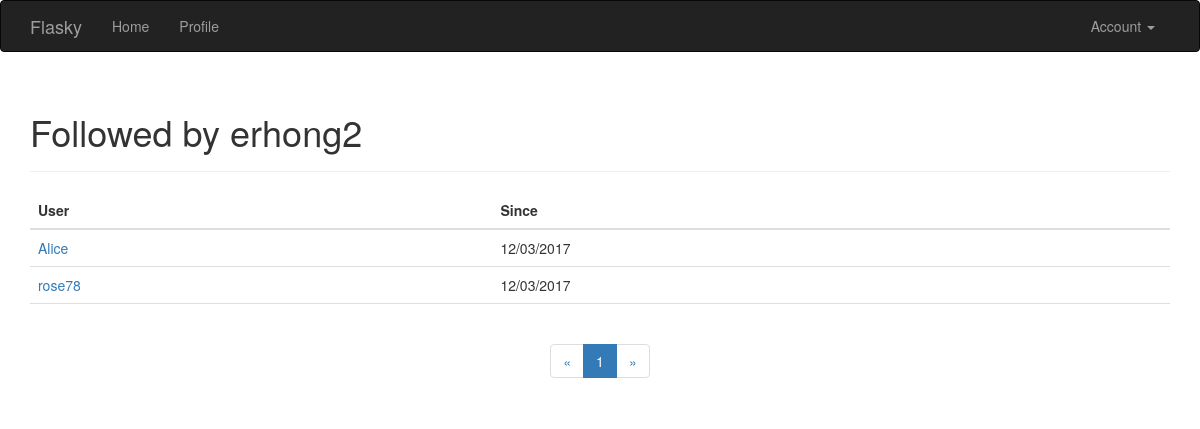
/followed_by/erhong2 (signed in), run on the app's committed database.
### app/models.py (models this page shows, shortened)
class User(UserMixin, db.Model):
    __tablename__ = 'users'
    id = db.Column(db.Integer, primary_key=True)
    email = db.Column(db.String(64), unique=True, index=True)
    username = db.Column(db.String(32), unique=True, index=True)
    password_hash = db.Column(db.String(128))
    confirmed = db.Column(db.Boolean, default=False)
    name = db.Column(db.String(64))
    location = db.Column(db.String(64))
    about_me = db.Column(db.Text())
    member_since = db.Column(db.DateTime(), default=datetime.utcnow)
    last_seen = db.Column(db.DateTime(), default=datetime.utcnow)
    role_id = db.Column(db.Integer, db.ForeignKey('roles.id'))
    posts = db.relationship('Post', backref='author', lazy='dynamic')
    followed = db.relationship('Follow',
                                foreign_keys=[Follow.follower_id],
                                backref=db.backref('follower', lazy='joined'),
                                lazy='dynamic',
                                cascade='all, delete-orphan')
    followers = db.relationship('Follow',
                                foreign_keys=[Follow.followed_id],
                                backref=db.backref('followed', lazy='joined'),
                                lazy='dynamic',
                                cascade='all, delete-orphan')
    comments = db.relationship('Comment', backref='author', lazy='dynamic')
    def ping(self):
        self.last_seen = datetime.utcnow()
        db.session.add(self)
    @property
    def password(self):
        raise AttributeError('password is not a readable attribute')

class Follow(db.Model):
    __tablename__ = 'follows'
    follower_id = db.Column(db.Integer, db.ForeignKey("users.id"),
                            primary_key=True)
    followed_id = db.Column(db.Integer, db.ForeignKey("users.id"),
                            primary_key=True)
    timestamp = db.Column(db.DateTime, default=datetime.utcnow)

### app/main/views.py (the view)
@main.route('/followed_by/<username>')
def followed_by(username):
    user = User.query.filter_by(username=username).first()
    if user is None:
        flash('Invalid user.')
        return redirect(url_for('.index'))
    page = request.args.get('page', 1, type=int)
    pagination = user.followed.paginate(
            page, per_page=current_app.config['FLASKY_FOLLOWERS_PER_PAGE'],
            error_out=False)
    follows = [{'user':item.followed, 'timestamp': item.timestamp}
                for item in pagination.items]
    return render_template('followers.html', user=user, title="Followed by",
                            endpoint='.followed_by', pagination=pagination,
                            follows=follows)

### app/auth/views.py (called while the page is built)
@auth.before_app_request
def before_request():
    if current_user.is_authenticated:
        current_user.ping()
        if not current_user.confirmed \
            and request.endpoint \
            and request.endpoint[:5] != 'auth.' \
            and request.endpoint != 'static':
                return redirect(url_for('auth.unconfirmed'))

### app/main/__init__.py (called while the page is built)
@main.app_context_processor
def inject_permissions():
    return dict(Permission=Permission)

### app/models.py (called while the page is built)
@login_manager.user_loader
def load_user(user_id):
    return User.query.get(int(user_id))

### app/templates/followers.html (shortened to what this page needs)
{% extends "base.html" %}
{% import "_macros.html" as macros %}
{% block page_content %}
<div class="page-header">
    <h1>{{ title }} {{ user.username }}</h1>
</div>
<table class="table table-hover followers">
    <thead><tr><th>User</th><th>Since</th></tr></thead>
    {% for follow in follows %}
        {% if follow.user != user %}
        <tr>
            <td>
                <a href="{{ url_for('main.user', username=follow.user.username) }}">
                    {{ follow.user.username }}
                </a>
            </td>
            <td>{{ moment(follow.timestamp).format('L') }}</td>
        </tr>
        {% endif %}
    {% endfor %}
</table>
<div class="pagination">
    {{ macros.pagination_widget(pagination, endpoint, username=user.username) }}
</div>
{% endblock %}

### app/static/styles.css (style rules this page uses)
div.pagination { width: 100%; text-align: center; padding: 0px; margin: 0px; }
.table.followers tr { border-bottom: 1px solid #e0e0e0; }

### data on the page
User: username "erhong2"
User: user.username "Alice"
Follow: timestamp "12/03/2017"
User: user.username "rose78"
Follow: timestamp "12/03/2017"

### other printed values
{{ title }} "Followed by"
{{ page }} "1"
